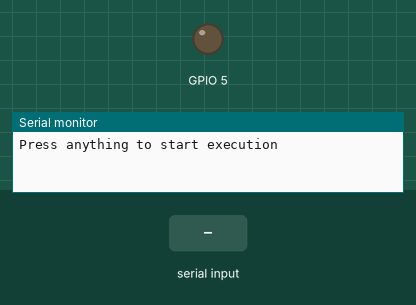
A sketch run on a simulated ESP32. Shown: output pins drawn as LEDs (lit = HIGH), the last lines printed to the serial monitor. The test bench sets the inputs (shaded band).

Above: at 0.8 s.
0.9 s: "-\n" received over Serial
At 3.2 s:
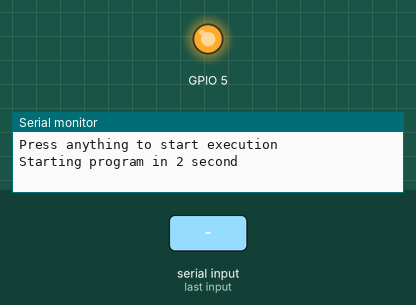
Timing chart, 0 to 4.7 s (numbered marks = the images above; inputs shaded):
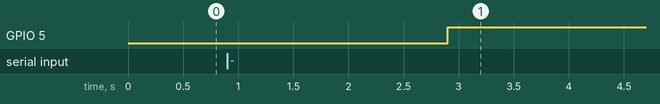

Measured:
- after the input at 0.9 s, GPIO 5: LOW → HIGH after 2.0 s

The sketch:

MotorPositionControl_ESP32.ino
```cpp
/*
 * @file StateSpacePendulumController
 *
 * Zero regulation, state space controller of the angular position of reaction wheel pendulum.
 * Intended to regulate the pendulum angular positino to 0 degrees, but an utomatic setpoint
 * layer allows stability in the presence of mechanical unbalance in the pendulum.
 *
 * @author [davidoises]
 * @version  V2.0
 * @date  2022-June-10
 * @https://github.com/davidoises/ReactionWheelPendulum
 */

/****************************************************************************************
 *                                       I N C L U D E S
 ****************************************************************************************/

#include "src/drivers/motor_controller_handler.h"
#include "src/drivers/encoder_sensing.h"
#include "src/controls/motor_controller.h"

/****************************************************************************************
 *                                        D E F I N E S
 ****************************************************************************************/

#define CONTROL_ISR_PERIOD_US 2000
#define CONTROL_ISR_FREQUENCY_HZ (1000000.0f/CONTROL_ISR_PERIOD_US)

#define COMMS_UPDATE_FREQ_HZ (100.0f)
#define COMMS_ISR_TICKS_THRESHOLD (CONTROL_ISR_FREQUENCY_HZ/COMMS_UPDATE_FREQ_HZ)

// 7 HZ Low pass filter constant
#define SENSING_LPF_CUTOFF_HZ (50.0f)
#define SENSING_LPF_ALPHA (1.0f / (1.0f + CONTROL_ISR_FREQUENCY_HZ*(1.0f/(2*PI*SENSING_LPF_CUTOFF_HZ))))

#define CONVERSION_RPM_TO_DEGPS (360.0f/60.0f)

/****************************************************************************************
 *                              G L O B A L   V A R I A B L E S
 ****************************************************************************************/

struct motor_controller_state_S motor_controller_state = {0};
struct motor_sensing_vars_S motor_sensing_vars = {0};

// Control ISR timer
hw_timer_t * sampling_timer = NULL;

// Flag to run code ISR code in main loop
volatile uint8_t isr_tick = 0U;

// Flat to run comms tasks at the comms update rate
volatile uint8_t comms_tick = 0U;

// Divides the isr clock for tasks that can run slower
volatile uint16_t isr_comms_divider = 0U;

/****************************************************************************************
 *                               I S R   C A L L B A C K S
 ****************************************************************************************/

void IRAM_ATTR sampling_isr() {
  // Trigger a flag for other code to run at 100Hz
  isr_tick = 1U;

  // Update the comms tick once the divider counter reaches the intended frequency
  isr_comms_divider++;
  //if(isr_comms_divider == COMMS_ISR_TICKS_THRESHOLD) //TODO
  if(isr_comms_divider == 5)
  {
    // Set the comms tick
    comms_tick = 1U;

    isr_comms_divider = 0U;
  }
}

/****************************************************************************************
 *                        A R D U I N O   B A S E   F U N C T I O N S
 ****************************************************************************************/

void setup()
{
  // Start primary serial for user communications
  Serial.begin(115200);

  // User guard to prevent unintended/immediate oepration when booting
  Serial.println("Press anything to start execution");
  while(Serial.available() == 0) {}

  // Print some warning for the user
  Serial.println("Starting program in 2 second");

  // Initialize SPI bus for pendulum angle sensor
  encoder_sensing_start_bus();

  // Initializes motor controller
  motor_controller_handler_init();

  delay(2000);

  // Set sampling trigger to CONTROL_ISR_PERIOD_US microseconds
  isr_tick = 0;
  sampling_timer = timerBegin(0, 80, true);
  timerAttachInterrupt(sampling_timer, &sampling_isr, true);
  timerAlarmWrite(sampling_timer, CONTROL_ISR_PERIOD_US, true);
  timerAlarmEnable(sampling_timer);

}

void loop()
{
  // Code running at ISR rate
  if (isr_tick)
  {
    static uint32_t previousT;
    uint32_t currentT = micros();
    float dt = (currentT - previousT);
    previousT = currentT;

    // Controls code was to slow to run directly in the ISR so moved to main loop
    // The slowliness is due to the UART communication for the motor controller.

    // 1. Gather sensgin variables
    motor_sensing_vars.motor_angle = encoder_sensing_get_angle();
    motor_sensing_vars.motor_speed = motor_controller_handler_get_speed() * -CONVERSION_RPM_TO_DEGPS; // Getting speed in Deg/s

    // Low pass filter mesurements from sensors
    motor_sensing_vars.motor_angle_filtered = (1.0f-SENSING_LPF_ALPHA) * motor_sensing_vars.motor_angle_filtered + SENSING_LPF_ALPHA * motor_sensing_vars.motor_angle;
    motor_sensing_vars.motor_speed_filtered = (1.0f-SENSING_LPF_ALPHA) * motor_sensing_vars.motor_speed_filtered + SENSING_LPF_ALPHA * motor_sensing_vars.motor_speed;

    // 2. Run the control loops
    motor_controller_state.current_command = position_controller(&motor_sensing_vars, motor_controller_state.position_reference);

    // 3. Send the actual command to the actuator
    motor_controller_handler_set_current(-1.0f*motor_controller_state.current_command);
    //motor_controller_handler_set_current(-200);

    isr_tick = 0U;
  }

  // Code running at COMMs rate
  if (comms_tick)
  {
    // Updating the position reference here
    motor_controller_state.position_reference = 180.0f;

    // Data for serial plotter
    Serial.println(motor_sensing_vars.motor_angle_filtered);
    //Serial.print(" ");
    //Serial.println(motor_sensing_vars.motor_speed_filtered);
    //Serial.print(" ");
    //Serial.println(dt);

    comms_tick = 0U;
  }
}
```

motor_controller.cpp
```cpp
/****************************************************************************************
 *                                       I N C L U D E S
 ****************************************************************************************/

#include <Arduino.h>
#include "motor_controller.h"

/****************************************************************************************
 *                                       D E F I N E S
 ****************************************************************************************/

#define POSITION_CONTROLLER_KP (1.0f)
#define POSITION_CONTROLLER_KI (0.000005f * 500.0f) //0.000001
#define POSITION_CONTROLLER_KD (0.01f)

#define POSITION_CONTROLLER_MAX_CURRENT_COMMAND_mA (5000.0f)
#define POSITION_CONTROLLER_CURRENT_COMMAND_DEADZONE_mA (0.0f)//(50.0f)

/****************************************************************************************
 *                               P R I V A T E   F U N C T I O N S
 ****************************************************************************************/

/****************************************************************************************
 *                                  P U B L I C   F U N C T I O N S
 ****************************************************************************************/

float position_controller(const struct motor_sensing_vars_S* sensing_vars, const float position_reference)
{
    // Final command out of controller
    float motor_current_command = 0.0f;

    // Error
    const float error = position_reference - sensing_vars->motor_angle;//_filtered;

    // Proportional term calculation
    const float p_term = error * POSITION_CONTROLLER_KP;

    // Integral term calculation
    static float i_term = 0.0f;
    i_term += error * POSITION_CONTROLLER_KI;
    i_term = constrain(i_term, -POSITION_CONTROLLER_MAX_CURRENT_COMMAND_mA, POSITION_CONTROLLER_MAX_CURRENT_COMMAND_mA);

    // Derivative term
    const float d_term = sensing_vars->motor_speed_filtered * -POSITION_CONTROLLER_KD;

    // PI combination
    const float control_law = constrain(p_term + i_term + d_term, -POSITION_CONTROLLER_MAX_CURRENT_COMMAND_mA, POSITION_CONTROLLER_MAX_CURRENT_COMMAND_mA);

    // Adjust the output command with a linear mapping to account for motor controller deadzone
    // converts from a var in range [A, B] to a new range [C, D]
    const float mapped_control = map(abs(control_law), 0.0f, POSITION_CONTROLLER_MAX_CURRENT_COMMAND_mA, POSITION_CONTROLLER_CURRENT_COMMAND_DEADZONE_mA, POSITION_CONTROLLER_MAX_CURRENT_COMMAND_mA);
    if(control_law < 0.0f)
    {
        motor_current_command = -1.0f*mapped_control;
    }
    else
    {
        motor_current_command = mapped_control;
    }

    return motor_current_command;
}
```

motor_controller.h
```cpp
#ifndef MOTOR_CONTROLLER_HEADER
#define MOTOR_CONTROLLER_HEADER

/****************************************************************************************
 *                                       I N C L U D E S
 ****************************************************************************************/

/****************************************************************************************
 *                                          T Y P E S
 ****************************************************************************************/

struct motor_controller_state_S
{
  float current_command;        // Current command coming out of the controller
  float position_reference;     // Reference for the position controller
};

struct motor_sensing_vars_S
{
  float motor_angle;           // Measured motor angle in degrees
  float motor_speed;           // Measured motor speed in degrees per second

  // Low pass filtered version of the measurements
  float motor_angle_filtered;
  float motor_speed_filtered;
};

/****************************************************************************************
 *                   P U B L I C   F U N C T I O N   D E C L A R A T I O N S
 ****************************************************************************************/

/**
 * @brief      Runs a simple PI controller to regulate the position of the motor
 *
 * @param[in]  sensing_vars  Pointer to sensing variables struct
 *
 * @return     The current command coming out of the PI controller
 */
float position_controller(const struct motor_sensing_vars_S* sensing_vars, const float position_reference);

#endif //MOTOR_CONTROLLER_HEADER
```

encoder_sensing.cpp
```cpp
/****************************************************************************************
 *                                       I N C L U D E S
 ****************************************************************************************/

#include <Arduino.h>
#include "encoder_sensing.h"
#include <SPI.h>

/****************************************************************************************
 *                                       D E F I N E S
 ****************************************************************************************/

#define SPI_BUS_FREQUENCY_HZ (8000000)

#define ANGLE_FULL_SCALE_DEG (360.0f)
#define ANGLE_DATA_LENGTH_BITS (16)
#define ANGLE_RESOLUTION_DEG_PER_BIT ( ANGLE_FULL_SCALE_DEG/((float)(2<<(ANGLE_DATA_LENGTH_BITS-1)) ) )

/****************************************************************************************
 *                       P R I V A T E   D A T A   D E F I N I T I O N S
 ****************************************************************************************/

// SPI bus objects
SPISettings SPI_bus_config = SPISettings(SPI_BUS_FREQUENCY_HZ, MSBFIRST, SPI_MODE0);
SPIClass* encoder_sensor_SPI_handle = new SPIClass(VSPI);

/****************************************************************************************
 *                               P R I V A T E   F U N C T I O N S
 ****************************************************************************************/

/**
 * @brief      Reads the uint16 raw angle from the encoder sensor through SPI
 *
 * @return     Raw uint16 encoder angle
 */
static uint16_t encoder_sensing_read_raw_angle_UI16()
{
  // Start SPI transmission. Uses the SPI settings object for correct mode operation
  digitalWrite(SS, LOW);
  encoder_sensor_SPI_handle->beginTransaction(SPI_bus_config);

  // Read 16-bit unsigned angle
  const uint16_t angle = encoder_sensor_SPI_handle->transfer16(0x0000);

  // End SPI transmission
  encoder_sensor_SPI_handle->endTransaction();
  digitalWrite(SS, HIGH);

  return angle;
}

/****************************************************************************************
 *                                  P U B L I C   F U N C T I O N S
 ****************************************************************************************/

void encoder_sensing_start_bus()
{
  // Starts the SPI bus
  encoder_sensor_SPI_handle->begin();
  pinMode(SS, OUTPUT);
}

float encoder_sensing_get_angle()
{
  // Used to keep track of absolute angle
  static float previousAngle = 0.0f;
  static float final_angle = 0.0f;

  const uint16_t raw_angle = encoder_sensing_read_raw_angle_UI16();

  // Get the original measured angle in degrees
  const float angle = raw_angle * ANGLE_RESOLUTION_DEG_PER_BIT;

  // Need to keep track fo the angle difference each iteration
  // The following logic deals with jumps between 0 and 360 degrees
  float updated_angle = angle;
  if ( previousAngle > 340 && angle < 20 )
  {
    updated_angle = angle + 360.0f;
  }
  else if ( angle > 340 && previousAngle < 20 )
  {
    updated_angle = angle - 360.0f;
  }

  // To generate an absolute angle we add the angle difference to a state variable
  // i.e. we integrate the difference
  const float angle_difference = updated_angle - previousAngle;
  final_angle += angle_difference;

  previousAngle = angle;

  return final_angle;
}
```

encoder_sensing.h
```cpp
#ifndef ENCODER_SENSING_HEADER
#define ENCODER_SENSING_HEADER

/****************************************************************************************
 *                                       I N C L U D E S
 ****************************************************************************************/

/****************************************************************************************
 *                   P U B L I C   F U N C T I O N   D E C L A R A T I O N S
 ****************************************************************************************/

/**
 * @brief      Starts the SPI bus for sensor communication
 */
void encoder_sensing_start_bus();

/**
 * @brief      Gets the raw angle from the SPI sensor.
 *
 * @return     Encoder angle in degrees in range of [0, 360]
 */
float encoder_sensing_get_angle();

#endif //ENCODER_SENSING_HEADER
```

motor_controller_handler.h
```cpp
#ifndef MOTOR_CONTROLLER_HANDLER_HEADER
#define MOTOR_CONTROLLER_HANDLER_HEADER

/****************************************************************************************
 *                                       I N C L U D E S
 ****************************************************************************************/

/****************************************************************************************
 *                   P U B L I C   F U N C T I O N   D E C L A R A T I O N S
 ****************************************************************************************/

/**
 * @brief      Initializes a serial port to send commands to motor controller.
 *             Sends the initial commands to enable and start motor operation.
 */
void motor_controller_handler_init();

/**
 * @brief      Sens the current command over UART to the motor controller following this
 *             6 bytes structure:
 *             [0] = ':' to indicate the start of a command
 *             [1] = 'c' to indicate a current command for the motor
 *             [2] = sign character, '+' or '-'
 *             [3] = bits [6-0] are the most significant bits of the 14 bit unsigned current data
 *             [4] = bits [6-0] are the least significant bits of the 14 bit unsigned current data
 *             [5] = new line character to indicate end of command
 *
 * @param[in]  current_command  The current reference for the motor control loop
 */
void motor_controller_handler_set_current(const float current_command);

/**
* @brief      Gets the motor speed from the bldc controller by sending
*             the UART request and then parsing the read bytes.
*
*             The controller expects a 3 byte request as follows:
*             [0] = ':' to indicate the start of a command
*             [1] = 'g' to indicate a "get speed" command
*             [2] = new line character to indicate end of command
*
*             Upon request the bldc controller will send 4 bytes following this structure:
*             [0] = sign character, '+' or '-'
*             [1] = bits [6-0] are the most significant bits of the 14 bit unsigned speed data
*             [2] = bits [6-0] are the least significant bits of the 14 bit unsigned speed data
*             [3] = new line character to indicate end of response
*
* @return     A float containing the motor speed in RPMs
*/
float motor_controller_handler_get_speed();

#endif //MOTOR_CONTROLLER_HANDLER_HEADER
```

Source omitted: otor_controller_handler.cpp (4674 bytes)
